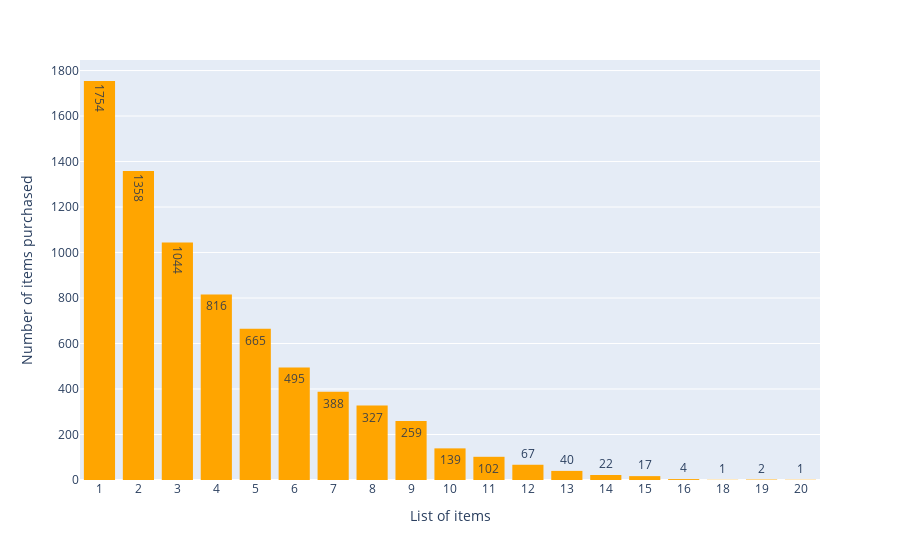

Source (notebook cell):
### Code cell
fig = px.histogram(res, x="non_na_count_row", y="count",  text_auto=True,  color_discrete_sequence=["orange"])
fig.update_layout(bargap=0.2)
fig.update_layout(yaxis_title='Number of items purchased', xaxis_title='List of items')
fig.show()

### Figure 1 — Plotly figure (JSON) as saved in the notebook; plotly's stock layout.template omitted (floating-point values rounded to 4 significant figures)
{"data": [{"alignmentgroup": "True", "bingroup": "x", "histfunc": "sum", "hovertemplate": "non_na_count_row=%{x}<br>sum of count=%{y}<extra></extra>", "legendgroup": "", "marker": {"color": "orange", "pattern": {"shape": ""}}, "name": "", "offsetgroup": "", "orientation": "v", "showlegend": false, "texttemplate": "%{value}", "type": "histogram", "x": ["1", "2", "3", "4", "5", "6", "7", "8", "9", "10", "11", "12", "13", "14", "15", "16", "18", "19", "20"], "xaxis": "x", "y": [1754, 1358, 1044, 816, 665, 495, 388, 327, 259, 139, 102, 67, 40, 22, 17, 4, 1, 2, 1], "yaxis": "y"}], "layout": {"bargap": 0.2, "barmode": "relative", "legend": {"tracegroupgap": 0}, "margin": {"t": 60}, "xaxis": {"anchor": "y", "domain": [0, 1], "title": {"text": "List of items"}}, "yaxis": {"anchor": "x", "domain": [0, 1], "title": {"text": "Number of items purchased"}}}}
